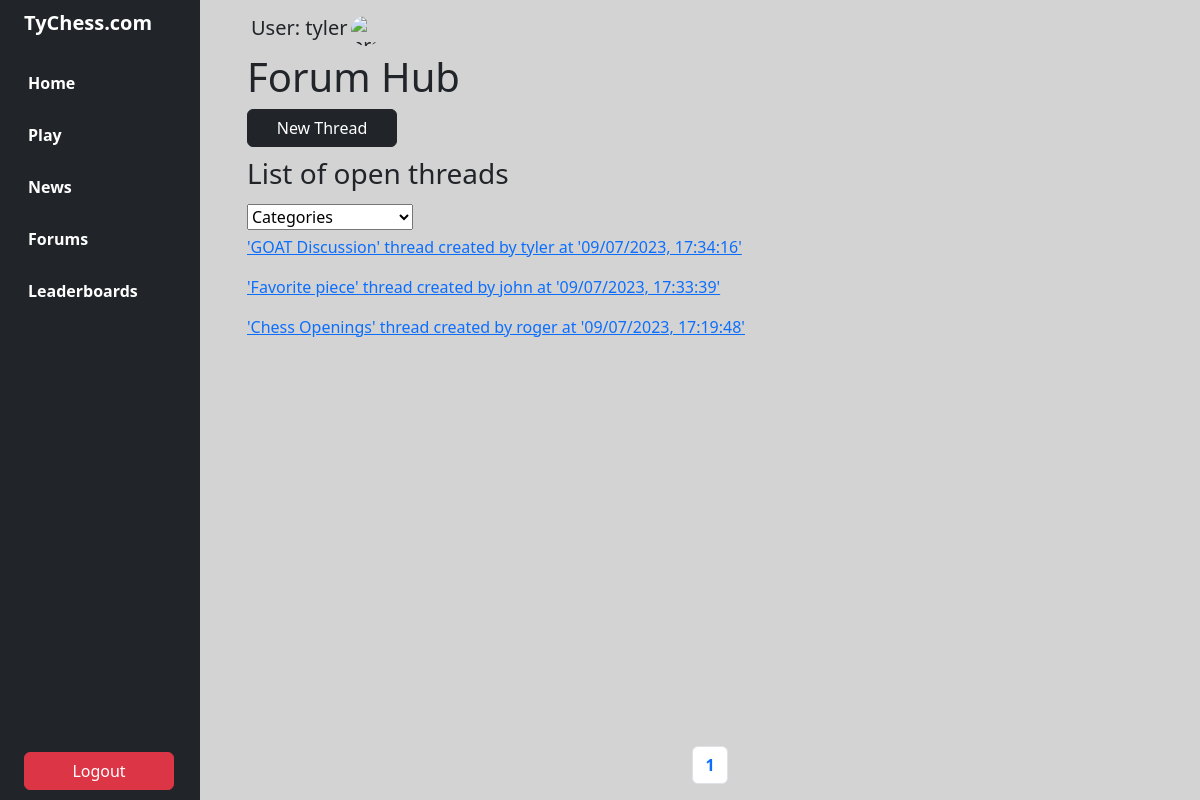
The app's page /forums (signed in), older data.
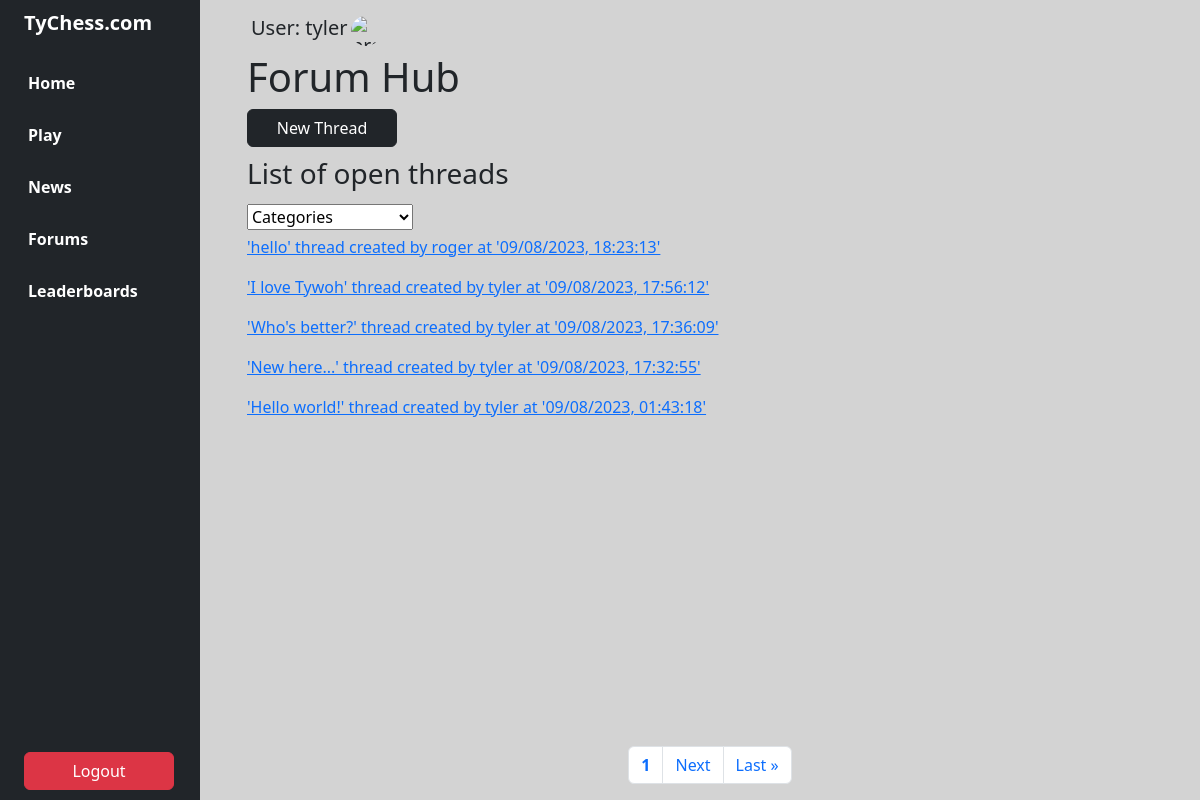
The same page, newer data.
### chess/models.py (models this page shows, shortened)
class Thread(models.Model):
    title = models.CharField(max_length=128)
    description = models.TextField()
    category = models.ForeignKey(Category, on_delete=models.CASCADE)
    created_by = models.ForeignKey(User, on_delete=models.CASCADE)
    created_at = models.DateTimeField(auto_now_add=True)
    post_count = models.PositiveIntegerField(default=0)
    def __str__(self):
        return f"'{self.title}' thread created by {self.created_by} at '{self.created_at.strftime('%m/%d/%Y, %H:%M:%S')}'"

### chess/views.py (the view)
# urls.py: path("forums", views.forums, name="forums"),
@login_required(login_url="login")
def forums(request):
    all_threads = Thread.objects.all()
    ordered_threads = all_threads.order_by("-created_at").all()
    p = Paginator(ordered_threads, 5)
    page = request.GET.get('page')
    categories = Category.objects.all()
    thread_list = p.get_page(page)
    return render(request, "chess/forums.html", {
        'threads': thread_list,
        'categories': categories
    })

### chess/models.py (called while the page is built)
    def __str__(self):
        return self.title

### chess/templates/chess/forums.html (shortened to what this page needs)
{% extends "chess/layout.html" %}
{% block body %}
    <div class="mainDiv">
        <h1>Forum Hub</h1>
        <div  id="newButton">
            <button onclick="changeDisplay()" style="margin-bottom: 10px;" type="button" class="buttonStyle btn btn-dark">New Thread</button>
        </div>
        <div id="threadsDisplay">
            <h3>List of open threads</h3>
            <select style="margin: 5px 0px;" id="dropdown2" name="dropdown2">
                <option value="" disabled selected>Categories</option>
            </select>
            {% for thread in threads %}
                <a href="{% url 'forum_thread' id=thread.id %}"><p>{{ thread }}</p></a>
            {% endfor %}
        </div>
        <div id="pagination" class="pagination-container">
            <nav aria-label="Page navigation example">
                <ul style="display: flex; justify-content: center;"class="pagination">
                        <li style="color: blue;" class="page-item"><strong><a class="page-link">{{ threads.number }}</a></strong></li>
                    {% if threads.has_next %}
                        <li class="page-item"><a class="page-link" href="?page={{ threads.next_page_number }}">Next</a></li>
                        <li class="page-item"><a class="page-link" href="?page={{ threads.paginator.num_pages }}">Last &raquo;</a></li>
                    {% endif %}
                </ul>
            </nav>
        </div>
    </div>
{% endblock %}

Row changes from the older to the newer data that the page shows:
no longer on this page (row unchanged): Thread: title+created_by+created_at "'GOAT Discussion' thread created by tyler at '09/07/2023, 17:34:16'"
no longer on this page (row edited): Thread: title+created_by+created_at "'Favorite piece' thread created by john at '09/07/2023, 17:33:39'"
no longer on this page (row unchanged): Thread: title+created_by+created_at "'Chess Openings' thread created by roger at '09/07/2023, 17:19:48'"
added Thread: title+created_by+created_at "'hello' thread created by roger at '09/08/2023, 18:23:13'"
added Thread: title+created_by+created_at "'I love Tywoh' thread created by tyler at '09/08/2023, 17:56:12'"
added Thread: title+created_by+created_at "'Who's better?' thread created by tyler at '09/08/2023, 17:36:09'"
added Thread: title+created_by+created_at "'New here...' thread created by tyler at '09/08/2023, 17:32:55'"
added Thread: title+created_by+created_at "'Hello world!' thread created by tyler at '09/08/2023, 01:43:18'"
Text that changed along with them:
text now shown: "Next Last »"
